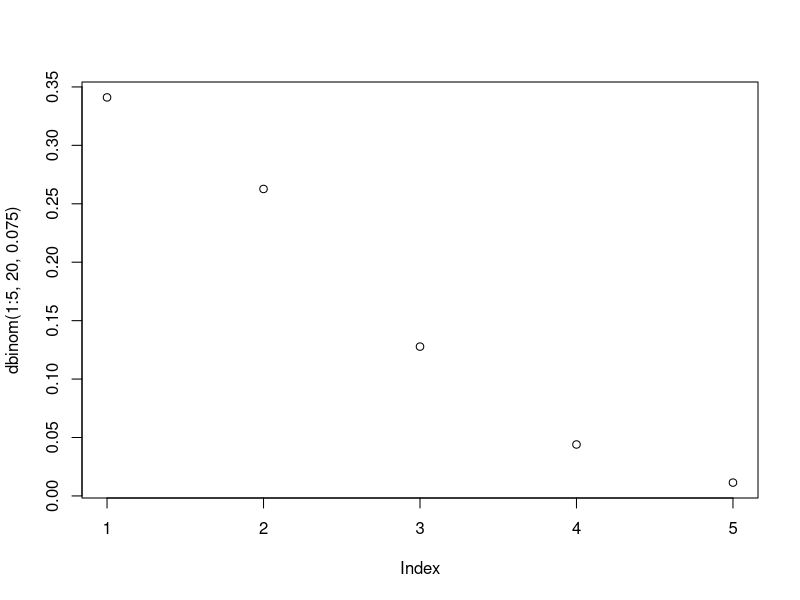
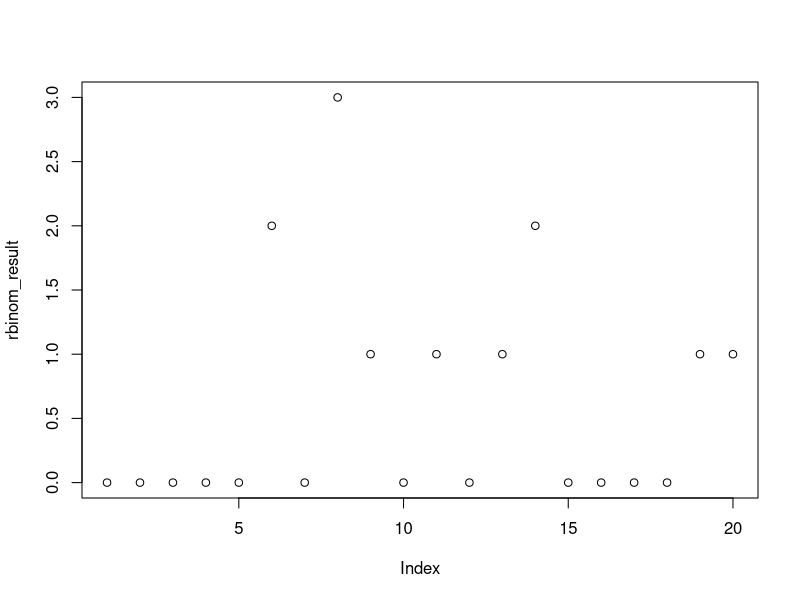

These charts were generated, in order, by the following R code:
## ---- chunk 1
    # 1)
    dbinom(3, 3, 0.075)
    # 2)
    dbinom(1:5, 20, 0.075)
    plot(dbinom(1:5, 20, 0.075))
    pbinom(0, 20, 0.075, lower.tail = FALSE) - pbinom(4, 20, 0.075, lower.tail = FALSE)
    # 3)
    1 - dbinom(0, 10, 0.075)
    # 4)
    eventCount <- 0
    # 20 desarrolladores
    for(i in 1:20) {
      # Genera aleatoriamente 1 solo resultado de 10 ejecuciones de dicho desarrollador
        for(j in rbinom(1, 10, 0.075)) {
          eventCount <- eventCount + j
        }
    }
    print(eventCount)
    # de una forma más simple, lo de arriba puede expresado de la siguiente manera:
    # genera resultados aleatorios para 20 (n) desarrolladores que ejecutan 10 (size) construcciones
    eventCount <- 0
    rbinom_result <- rbinom(20, 10, 0.075)
    plot(rbinom_result)
    for(i in rbinom_result) {
      eventCount <- eventCount + i
    }
    print(eventCount)
    # Ambos casos deben ser similares.
